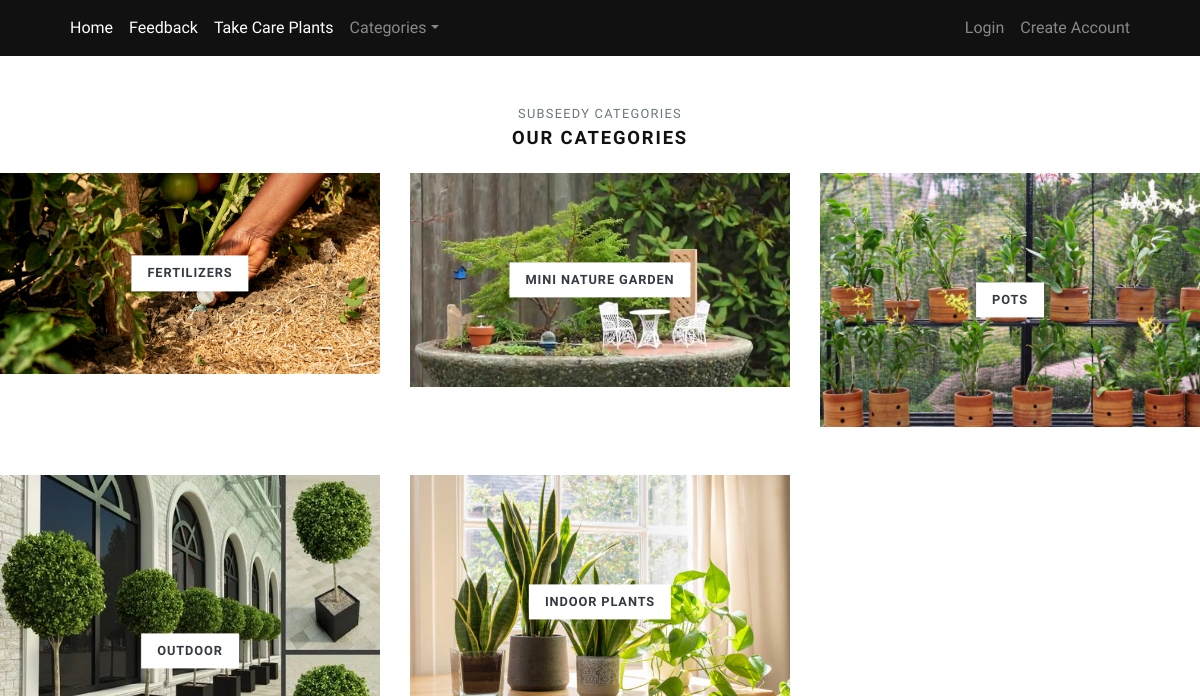
The app's page /subseedyproduct/ with its own data.
### store/models.py (models this page shows)
class Category(models.Model):
    status_choices = [
        ('Subseedy', 'Subseedy'),
        ('Nosubseedy', 'No subseedy'),
    ]
    title = models.CharField(max_length=50, verbose_name="Category Title")
    slug = models.SlugField(max_length=55, verbose_name="Category Slug")
    description = models.TextField(blank=True, verbose_name="Category Description")
    category_image = models.ImageField(upload_to='category', blank=True, null=True, verbose_name="Category Image")
    is_active = models.BooleanField(verbose_name="Is Active?")
    is_featured = models.BooleanField(verbose_name="Is Featured?")
    choice = models.CharField(max_length=40, choices=status_choices)
    created_at = models.DateTimeField(auto_now_add=True, verbose_name="Created Date")
    updated_at = models.DateTimeField(auto_now=True, verbose_name="Updated Date")
    class Meta:
        verbose_name_plural = 'Categories'
        ordering = ('-created_at',)
    def __str__(self):
        return self.title

### store/views.py (the view)
# urls.py: path('subseedyproduct/', views.getsubseedycat, name='getsubseedycat'),
def getsubseedycat(request):
    cat=Category.objects.filter(choice='Subseedy')
    print(cat)
    if cat:
        return render(request, 'store/subseedyproduct.html', {'cat': cat})

### store/context_preprocessors.py (called while the page is built)
def store_menu(request):
    categories = Category.objects.filter(is_active=True)
    context = {
        'categories_menu': categories,
    }
    return context

def cart_menu(request):
    if request.user.is_authenticated:
        cart_items= Cart.objects.filter(user=request.user)
        context = {
            'cart_items': cart_items,
        }
    else:
        context = {}
    return context

### templates/store/subseedyproduct.html (shortened to what this page needs)
{% extends 'base.html' %}
{% load static %}
{% block content %}
<body>
<section class="pt-5">
          <header class="text-center">
            <p class="small text-muted small text-uppercase mb-1">Subseedy Categories</p>
            <h2 class="h5 text-uppercase mb-4">Our categories</h2>
          </header>
          <div class="row">
         {% for cate in cat %}
              <div class="col-md-4 mb-4 mb-md-5">
                <a class="category-item" href="{% url 'store:category-products' cate.slug %}">
                  <strong class="category-item-title">{{ cate.title }}</strong>
                </a>
              </div>
            {% endfor %}
          </div>
        </section>
</body>
{% endblock %}

### supplyco/static/css/style.default.css (style rules this page uses)
strong { font-weight: 700; }
.category-item { display: block; position: relative; color: #343a40; transition: all 0.3s; }
.category-item-title { display: inline-block; padding: 0.5rem 1rem; background: #fff; text-transform: uppercase; letter-spacing: 0.07em; position: absolute; top: 50%; left: 50%; -webkit-transform: translate(-50%, -50%); transform: translate(-50%, -50%); box-shadow: 0 0 5px rgba(0, 0, 0, 0.07); font-size: 0.8rem; }
.text-uppercase { text-transform: uppercase; letter-spacing: 0.1em; }
body { font-family: "Libre Franklin", sans-serif; font-size: 1rem; font-weight: 400; line-height: 1.5; color: #111111; background-color: #fff; }
a { color: #dcb14a; text-decoration: none; }
h1, h2, h3, h4, h5, h6, .h1, .h2, .h3, .h4, .h5, .h6 { margin-bottom: 0.5rem; font-family: inherit; font-weight: 900; line-height: 1.2; color: inherit; }
h2, .h2 { font-size: 1.9rem; }
h5, .h5 { font-size: 1.15rem; }
small, .small { font-size: 80%; font-weight: 400; }

### records on screen
Category: title "FERTILIZERS"
Category: title "MINI NATURE GARDEN"
Category: title "POTS"
Category: title "OUTDOOR"
Category: title "INDOOR PLANTS"
